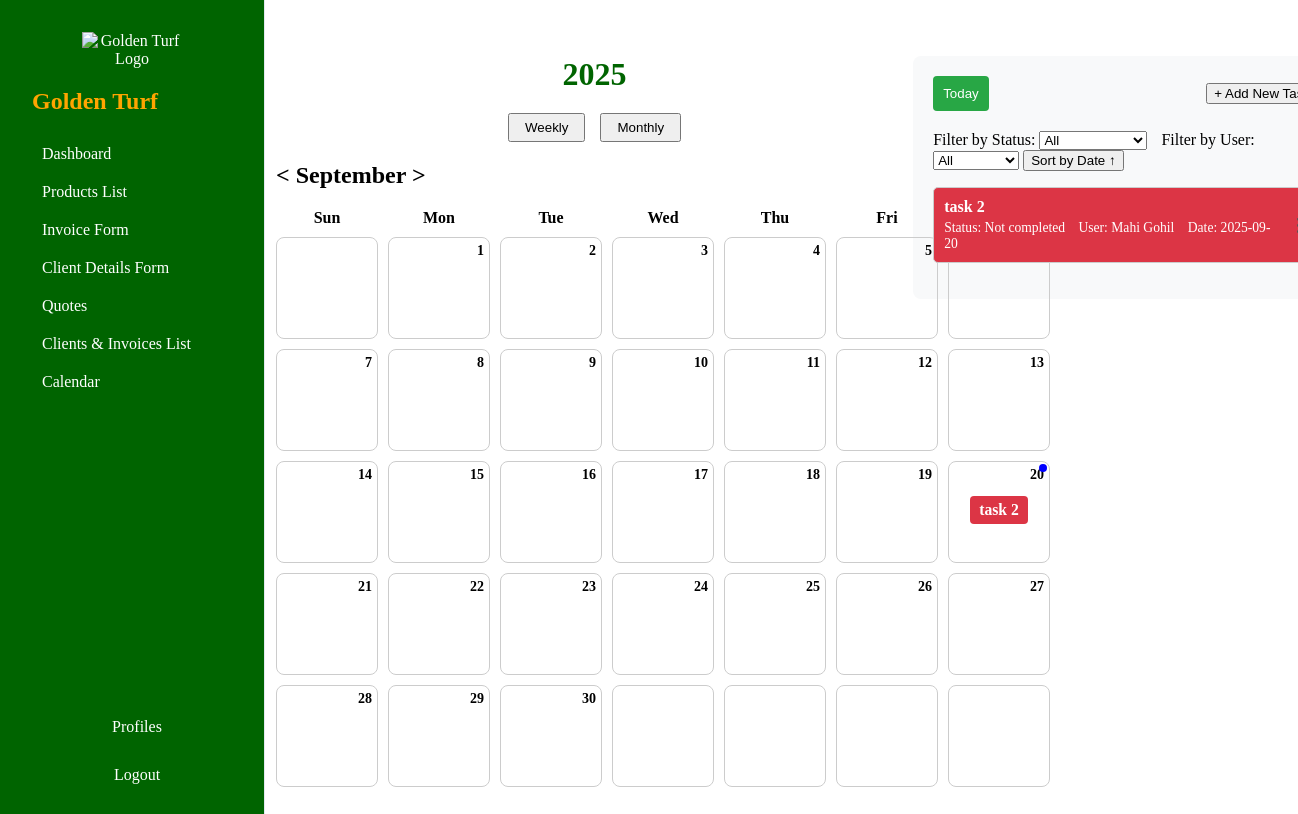
The page /calendar (signed in) on the database as committed earlier.
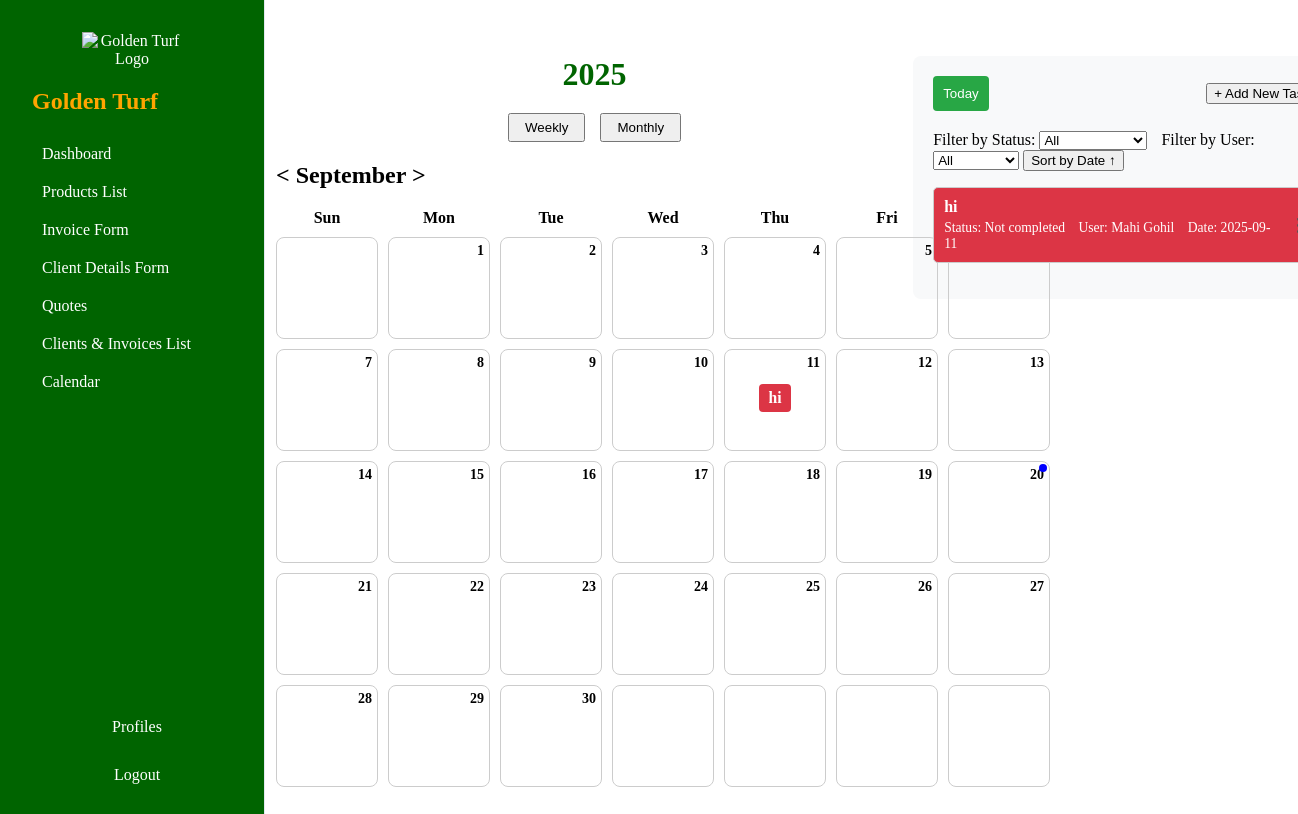
The same page on the database as committed later.
### tables this page shows
CREATE TABLE tasks (
            id INTEGER PRIMARY KEY AUTOINCREMENT,
            title TEXT NOT NULL,
            description TEXT,
            task_date TEXT NOT NULL,
            task_time TEXT,
            location TEXT,
            status TEXT NOT NULL DEFAULT 'Not completed',
            created_at TEXT DEFAULT CURRENT_TIMESTAMP
        , task_end_time TEXT, owner_id INTEGER, assigned_user_id INTEGER);

CREATE TABLE users (
            id INTEGER PRIMARY KEY AUTOINCREMENT,
            name TEXT NOT NULL,
            email TEXT UNIQUE NOT NULL,
            password TEXT NOT NULL
        , reset_token TEXT, token_expiry TEXT, role TEXT DEFAULT 'user', verification_code TEXT, permissions TEXT DEFAULT '');

### app.py (the view, shortened to what this page needs)
@app.route('/calendar')
def calendar():
    if 'user_name' not in session:
        return redirect(url_for('login'))
    if not has_permission('calendar'):
        return redirect(url_for('access_restricted'))
    actual_today = datetime.now().date()
    current_year = request.args.get('year', actual_today.year, type=int)
    current_month = request.args.get('month', actual_today.month, type=int)
    current_day = request.args.get('day', actual_today.day, type=int)
    view = request.args.get('view', 'month')
    current_date = datetime(current_year, current_month, current_day)
    tasks = get_all_tasks()
    status_colors = {
        'Not completed': 'red',
        'In Progress': 'orange',
        'Completed': 'green'
    }
    tasks_by_date = {}
    for task in tasks:
        task_date = datetime.strptime(task[3], '%Y-%m-%d').date()
        task_color = status_colors.get(task[7], 'gray')  # task[7] is status
        task = list(task)
        task.append(task_color)  # task[9] = color
        if task_date not in tasks_by_date:
            tasks_by_date[task_date] = []
        tasks_by_date[task_date].append(task)
    calendar_data = []
    month_names = ['January', 'February', 'March', 'April', 'May', 'June',
                   'July', 'August', 'September', 'October', 'November', 'December']
    full_day_tasks = []
    if view == 'month':
        cal = Calendar(firstweekday=6)  # Set Sunday as the first day of the week
        days = cal.itermonthdays(current_year, current_month)
        today = current_date.date()
        for day in days:
            if day == 0:
                calendar_data.append({'day': None, 'tasks': [], 'is_today': False})
            else:
                date = datetime(current_year, current_month, day).date()
                is_today = (date == today)
                calendar_data.append({'day': day, 'tasks': tasks_by_date.get(date, []), 'is_today': is_today})
        header_text = month_names[current_month - 1]
    conn = sqlite3.connect('users.db')
    c = conn.cursor()
    c.execute('SELECT id, name FROM users ORDER BY name')
    users = [{'id': row[0], 'name': row[1]} for row in c.fetchall()]
    conn.close()
    return render_template('calendar.html',
                           calendar_data=calendar_data,
                           current_year=current_year,
                           current_month=current_month,
                           current_day=current_day,
                           header_text=header_text,
                           month_names=month_names,
                           view=view,
                           tasks=tasks,
                           full_day_tasks=full_day_tasks,
                           current_date=current_date_str if view == 'day' else None,
                           users=users)

### app.py (called while the page is built)
def has_permission(module):
    return True

def get_all_tasks(user_id=None):
    conn = sqlite3.connect('users.db')
    c = conn.cursor()
    if user_id:
        c.execute('SELECT * FROM tasks WHERE owner_id = ? ORDER BY task_date, task_time', (user_id,))
    else:
        c.execute('SELECT * FROM tasks ORDER BY task_date, task_time')
    tasks = c.fetchall()
    conn.close()
    return tasks

### templates/calendar.html (shortened to what this page needs)
<!DOCTYPE html>
<html lang="en">
<head>
    <link rel="stylesheet" href="/static/calendar.css" />
</head>
<body>
    <div class="sidebar" style="position: fixed; top: 0; left: 0; width: 200px; height: 100vh; background-color: #006400; color: white; padding: 2rem; border-right: 1px solid #e2e8f0;">
        <div style="width:100%;text-align:center;margin-bottom:20px;">
            <img src="/static/golden_turf_logo.png" alt="Golden Turf Logo" style="width:100px;display:block;margin:0 auto;">
        </div>
        <h2 style="color: orange;">Golden Turf</h2>
        <nav class="navbar">
            <a href="{{ url_for('dashboard') }}" style="color: white; font-size: 16px; text-decoration: none; display: block; padding: 10px;">Dashboard</a>
            <a href="{{ url_for('products_list') }}" style="color: white; font-size: 16px; text-decoration: none; display: block; padding: 10px;">Products List</a>
            <a href="{{ url_for('invoice') }}" style="color: white; font-size: 16px; text-decoration: none; display: block; padding: 10px;">Invoice Form</a>
            <a href="{{ url_for('clients') }}" style="color: white; font-size: 16px; text-decoration: none; display: block; padding: 10px;">Client Details Form</a>
            <a href="{{ url_for('quotes') }}" style="color: white; font-size: 16px; text-decoration: none; display: block; padding: 10px;">Quotes</a>
            <a href="{{ url_for('payments') }}" style="color: white; font-size: 16px; text-decoration: none; display: block; padding: 10px;">Clients &amp; Invoices List</a>
            <a href="{{ url_for('calendar') }}" style="color: white; font-size: 16px; text-decoration: none; display: block; padding: 10px;">Calendar</a>
    <div style="position: absolute; bottom: 70px; left: 5px; width: 100%; text-align: center;">
            <a href="{{ url_for('profiles') }}" style="color: white; font-size: 16px; text-decoration: none; display: block; padding: 10px; margin-bottom: 10px;">Profiles</a>
            <a href="{{ url_for('logout') }}" style="color: white; font-size: 16px; text-decoration: none; display: block; padding: 10px;">Logout</a>
        </div>
    </nav>
    </div>
<main style="margin-left: 220px; width: calc(100% - 220px); overflow: visible; position: relative; z-index: 1; padding: 48px; display: flex; justify-content: space-between; align-items: flex-start;">
        <section class="calendar" style="flex: 1 1 60%; max-width: 60%;">
            <div class="year-header" style="text-align: center; font-size: 32px; font-weight: bold; margin-bottom: 20px; color: #006400;">{{ current_year }}</div>
            <div class="view-options" style="display: flex; justify-content: center; gap: 15px; margin-bottom: 15px;">
                <button onclick="navigate('week')" style="padding: 5px 15px; cursor: pointer;">Weekly</button>
                <button onclick="navigate('month')" style="padding: 5px 15px; cursor: pointer;">Monthly</button>
            </div>
            <h2>
                <span class="nav-arrow" onclick="navigateMonth(-1)" style="font-size: 24px; font-weight: bold; color: black; text-decoration: none; cursor: pointer;"><</span>
                {{ header_text }}
                <span class="nav-arrow" onclick="navigateMonth(1)" style="font-size: 24px; font-weight: bold; color: black; text-decoration: none; cursor: pointer;">></span>
            </h2>
            {% if view == 'month' %}
                <div class="calendar-grid" style="display: grid; grid-template-columns: repeat(7, 1fr); gap: 10px;">
                    <div class="day-name" style="font-weight: bold; text-align: center;">Sun</div>
                    <div class="day-name" style="font-weight: bold; text-align: center;">Mon</div>
                    <div class="day-name" style="font-weight: bold; text-align: center;">Tue</div>
                    <div class="day-name" style="font-weight: bold; text-align: center;">Wed</div>
                    <div class="day-name" style="font-weight: bold; text-align: center;">Thu</div>
                    <div class="day-name" style="font-weight: bold; text-align: center;">Fri</div>
                    <div class="day-name" style="font-weight: bold; text-align: center;">Sat</div>
                    {% for day in calendar_data %}
                        <div class="calendar-day {% if day.tasks %}has-tasks{% endif %} {% if day.is_today %}today{% endif %}" style="position: relative; width: 100px; height: 100px; border: 1px solid #ccc; border-radius: 8px; display: flex; flex-direction: column; align-items: center; justify-content: center;">
                            {% if day.day %}
                                <span class="day-number" style="position: absolute; top: 5px; right: 5px; font-size: 14px; font-weight: bold;">{{ day.day }}</span>
                                {% if day.is_today %}
                                    <div class="today-dot" style="position: absolute; top: 2px; right: 2px; width: 8px; height: 8px; background-color: blue; border-radius: 50%; z-index: 10;"></div>
                                {% endif %}
                                {% for task in day.tasks %}
                                    <li class="task-item task-status-bg-{{ task[6]|lower|replace(' ', '-') }}" data-status="{{ task[6] }}" data-date="{{ task[3] }}" data-time="{{ task[4] }}" data-task-id="{{ task[0] }}" style="border: 1px solid transparent; padding: 4px 8px; margin-bottom: 4px; border-radius: 4px; display: flex; align-items: center; font-size: 0.98rem; cursor: pointer; gap: 10px; justify-content: center; color: #fff;" onclick="redirectToTaskView('{{ task[0] }}')">
                                        <span style="font-weight: 600;">{{ task[1] }}</span>
                                    </li>
                                {% endfor %}
                            {% endif %}
                        </div>
                    {% endfor %}
                </div>
            {% endif %}
        </section>
        <section class="task-sidebar" style="flex: 1 1 40%; max-width: 40%; padding: 20px; background-color: #f8f9fa; border-radius: 8px;">
            <div style="display: flex; justify-content: space-between; align-items: center; margin-bottom: 20px;">
                <button class="today-btn" onclick="goToToday()" style="background-color: #28a745; color: white; border: none; padding: 10px; border-radius: 4px; cursor: pointer;">Today</button>
                <button class="add-event" onclick="openAddTaskPopup()">+ Add New Task</button>
            </div>
            <div style="margin-bottom: 5px;">
                <label for="filter-status">Filter by Status:</label>
                <select id="filter-status" onchange="filterTasks()">
                    <option value="all">All</option>
                </select>
                <label for="filter-user" style="margin-left: 10px;">Filter by User:</label>
                <select id="filter-user" onchange="filterTasks()">
                    <option value="all">All</option>
                </select>
                <button onclick="sortTasksByDate()">Sort by Date <span id="sort-arrow">↑</span></button>
            </div>
            <ul id="task-list" style="list-style: none; padding: 0;">
                {% for task in tasks %}
                    <li class="task-item task-status-bg-{{ task[6]|lower|replace(' ', '-') }}" data-status="{{ task[6] }}" data-date="{{ task[3] }}" data-time="{{ task[4] }}" data-task-id="{{ task[0] }}" data-user="{{ task[9] }}" style="border: 1px solid #ccc; padding: 10px; margin-bottom: 5px; border-radius: 5px; position: relative; display: flex; align-items: center; flex-direction: row; justify-content: space-between;">
                        <div onclick="redirectToTaskView('{{ task[0] }}')" style="cursor: pointer; display: flex; align-items: center; width: 100%; flex-direction: column; align-items: flex-start;">
                            <span style="font-weight: 600; font-size: 1rem; color: #fff;">{{ task[1] }}</span>
                            <div style="font-size: 0.85rem; color: #fff; margin-top: 4px;">
                                <span>Status: {{ task[6] }}</span>
                                {% if task[9] %}
                                    {% for user in users %}
                                        {% if user.id == task[9] %}
                                            <span style="margin-left: 10px;">User: {{ user.name }}</span>
                                        {% endif %}
                                    {% endfor %}
                                {% endif %}
                                <span style="margin-left: 10px;">Date: {{ task[3] }}</span>
                            </div>
                        </div>
                                <span class="task-dots" style="margin-left: 8px; font-size: 18px; cursor: pointer; user-select: none; position: relative;" onclick="event.stopPropagation(); toggleTaskMenu(this)">&#8942;
                                </span>
                    </li>
                {% endfor %}
            </ul>
        </section>
    </main>
</body>
</html>

### static/calendar.css (style rules this page uses)
.task-status-bg-not-completed { background-color: #dc3545 !important; color: #fff !important; }
.task-dots { font-size: 18px; cursor: pointer; margin-left: 8px; color: #555; user-select: none; position: relative; }
.task-item { display: flex; align-items: center; padding: 6px 8px; border-bottom: 1px solid #ddd; cursor: pointer; }

Rows that differ between the two databases and show on the page:
removed tasks: title "task 2", status "Not completed", task_date "2025-09-20", users (name "Mahi Gohil")
added tasks: title "hi", status "Not completed", task_date "2025-09-11", users (name "Mahi Gohil")
